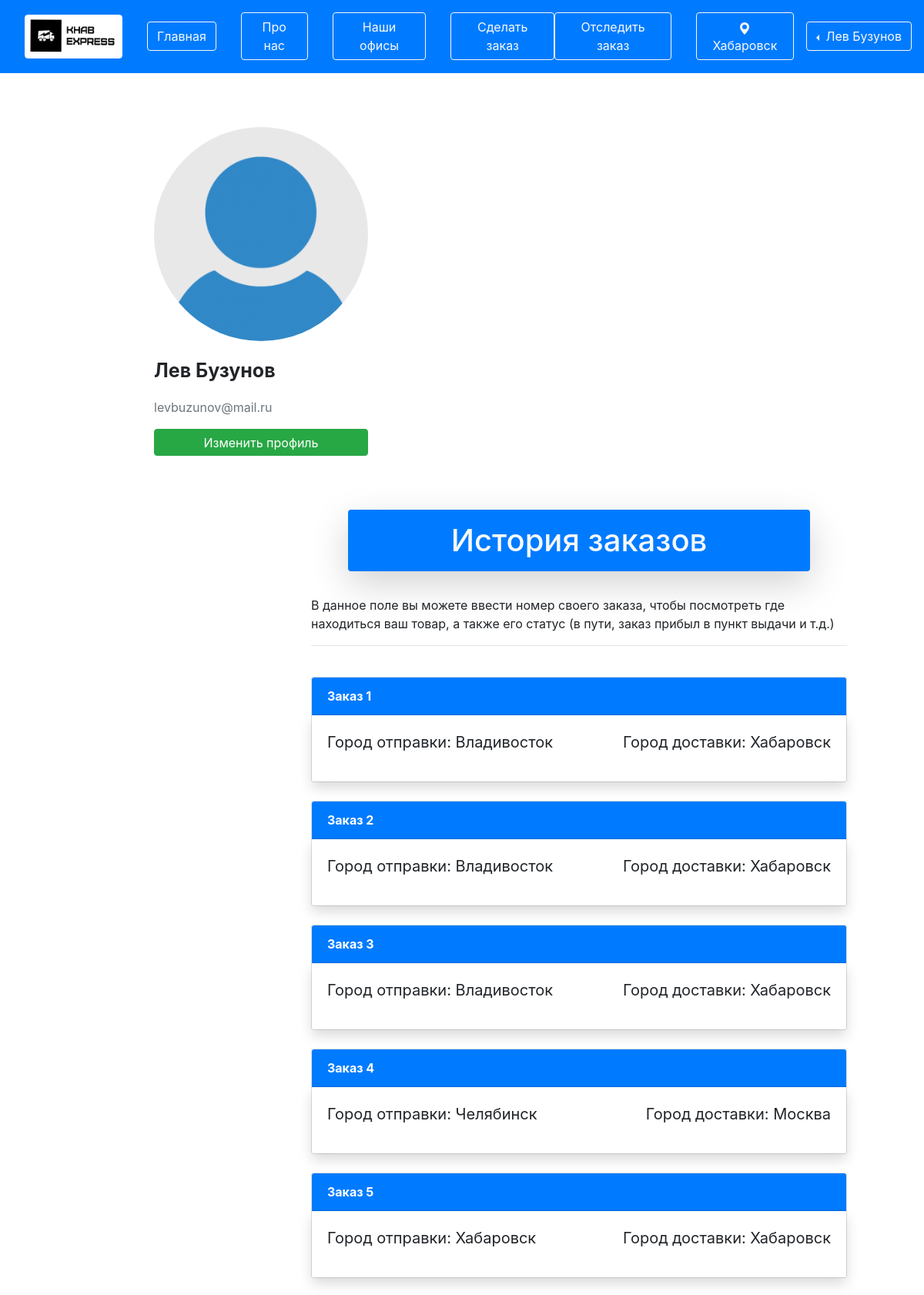
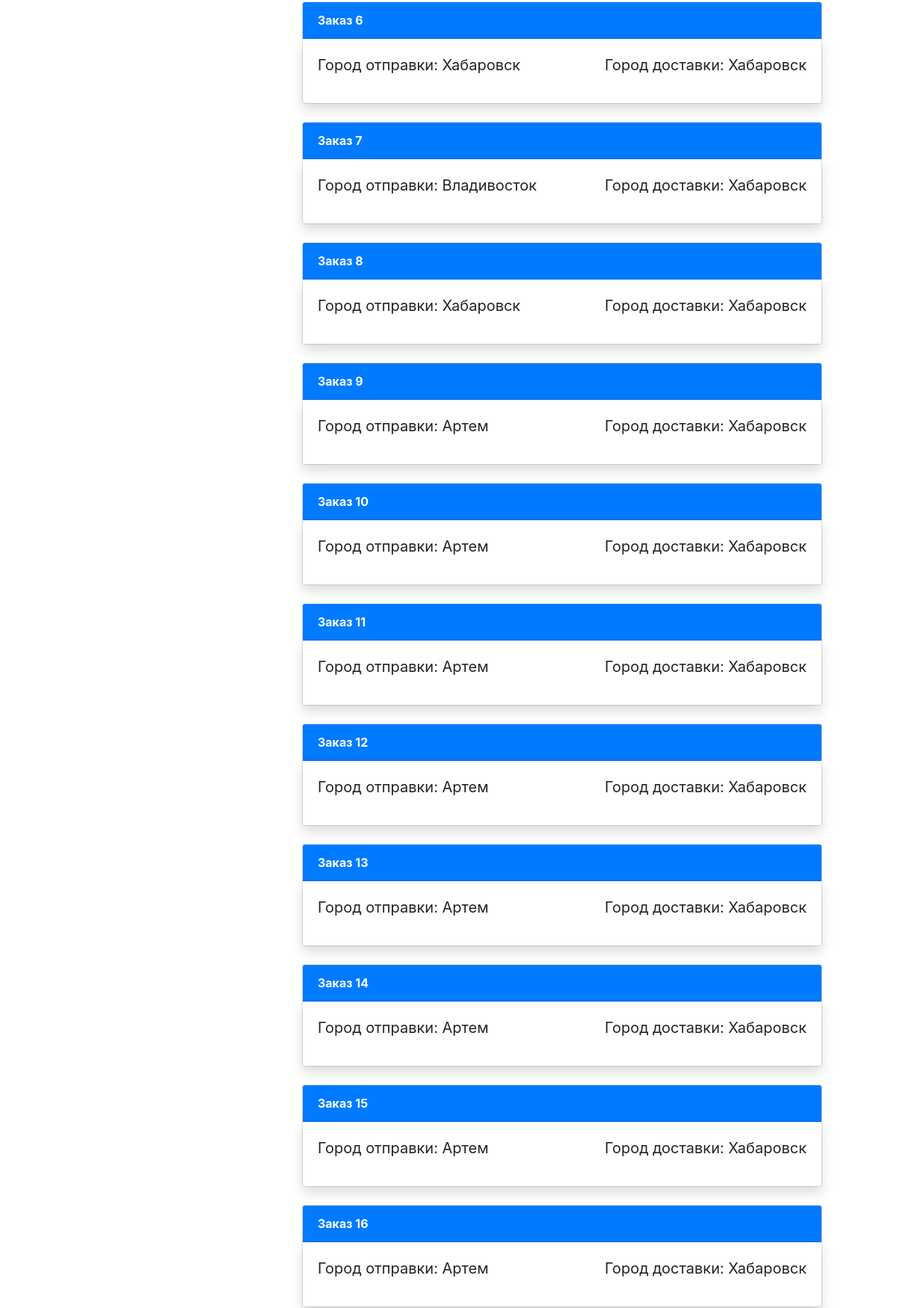
Screenshot of /profile (signed in, upper part) with the database file from the repository (2 pictures, top to bottom).
### data/users.py (models this page shows, shortened)
class User(SqlAlchemyBase, UserMixin):
    __tablename__ = 'users'
    id = sqlalchemy.Column(sqlalchemy.Integer,
                           primary_key=True, autoincrement=True)
    name = sqlalchemy.Column(sqlalchemy.String, nullable=True)
    city = sqlalchemy.Column(sqlalchemy.String, nullable=True)
    email = sqlalchemy.Column(sqlalchemy.String,
                              index=True, unique=True, nullable=True)
    hashed_password = sqlalchemy.Column(sqlalchemy.String, nullable=True)
    created_date = sqlalchemy.Column(sqlalchemy.Date,
                                     default=datetime.date.today())

class Delivery_and_Orders(SqlAlchemyBase, UserMixin):
    __tablename__ = 'delivery_and_orders'
    id = sqlalchemy.Column(sqlalchemy.Integer,
                           primary_key=True, autoincrement=True)
    username = sqlalchemy.Column(sqlalchemy.String, nullable=True)
    email = sqlalchemy.Column(sqlalchemy.String, nullable=True)
    forwarding_city = sqlalchemy.Column(sqlalchemy.String, nullable=True)
    delivery_city = sqlalchemy.Column(sqlalchemy.String, nullable=True)
    order_message = sqlalchemy.Column(sqlalchemy.String, nullable=True)
    random_order_code = sqlalchemy.Column(sqlalchemy.Integer, unique=True, nullable=True)
    created_date = sqlalchemy.Column(sqlalchemy.Date,
                                     default=datetime.date.today())

### yan_flask.py (the view)
@app.route('/profile')
@login_required
def account():
    db_session.global_init('db/user_info.sqlite')
    db_secc = db_session.create_session()
    order_id = db_secc.query(Delivery_and_Orders).all()
    return render_template('account.html', order_id=order_id)

### data/db_session.py (called while the page is built, shortened)
def global_init(db_file):
    global __factory
    if __factory:
        return

def create_session() -> Session:
    global __factory
    return __factory()

### yan_flask.py (called while the page is built)
@login_manager.user_loader
def load_user(user_id):
    db_session.global_init('db/user_info.sqlite')
    db_sess = db_session.create_session()
    return db_sess.query(User).get(user_id)

### templates/account.html (shortened to what this page needs)
<!doctype html>
<html lang="en">
<head>
	<link rel="stylesheet" href="https://stackpath.bootstrapcdn.com/bootstrap/4.2.1/css/bootstrap.min.css">
	<link rel="stylesheet" type="text/css" href="static/css/custom.css">
</head>
<body>
	<nav class="navbar navbar-expand-lg navbar-primary bg-primary border-bottom border-primary">
		<nav class="navbar navbar-white bg-primary">
			<span class="border border-light rounded">
				<a href="/"><img src="static/img/logo_1.png" alt="" width="125" height="55"></a>
			</span>
		</nav>
		<div class="collapse navbar-collapse" id="navbarSupportedContent">
			<nav class="navbar navbar-white bg-primary">
				<form class="form-inline" method="post">
					<a href="/" name="index">
						<button class="btn btn-outline-light" type="button">Главная</button>
					</a>
				</form>
			</nav>
			<nav class="navbar navbar-white bg-primary">
				<form class="form-inline">
					<a href="/about_us">
						<button class="btn btn-outline-light" type="button">Про нас</button>
					</a>
				</form>
			</nav>
			<nav class="navbar navbar-white bg-primary">
				<form class="form-inline">
					<a href="/map">
						<button class="btn btn-outline-light" type="button">Наши офисы</button>
					</a>
				</form>
			</nav>
			<nav class="navbar navbar-white bg-primary">
				<form class="form-inline">
					<div class="btn-group">
						{% if current_user.is_authenticated %}
							<div class="btn-group" role="group" aria-label="Basic example">
								<a href="/delivery"><button type="button" class="btn btn-outline-light">Сделать заказ</button></a>
								<a href="/track_delivery"><button type="button" class="btn btn-outline-light">Отследить заказ</button></a>
							</div>
						{% else %}
							<a href="/track_delivery"><button type="button" class="btn btn-outline-light"> Отследить заказ по коду </button></a>
						{% endif %}
					</div>
				</form>
			</nav>
			{% if current_user.is_authenticated %}
				<nav class="navbar navbar-white bg-primary">
					<form class="form-inline">
						<button class="btn btn-outline-light text-decoration-underline" type="button">
							<svg xmlns="http://www.w3.org/2000/svg" width="16" height="16" fill="currentColor"
							class="bi bi-geo-alt-fill" viewBox="0 0 16 16">
							  <path d="M8 16s6-5.686 6-10A6 6 0 0 0 2 6c0 4.314 6 10 6 10zm0-7a3 3 0 1 1 0-6 3 3 0 0 1 0 6z"/>
							</svg>
							{{ current_user.city }}
						</button>
					</form>
				</nav>
			{% endif %}
		</div>
		{% if current_user.is_authenticated %}
			<div class="btn-group dropleft">
			  <button type="button" class="btn btn-outline-light dropdown-toggle" data-bs-toggle="dropdown" aria-expanded="false">
				{{ current_user.name }}
			  </button>
			</div>
		   {% endif %}
	</nav>
		<div class="user_avatar">
			<img class="avatar_img" src="static/img/default_avatar.png">
			<p class="avatar_text">{{ current_user.name }}</p>
			<p class="text-secondary"> {{ current_user.email }} </p>
			<a href="/settings"><button type="button" class="btn btn-success avatar_button"> Изменить профиль </button></a>
		</div>
		<div class="profile_content">
			<h1 class="text-light text-center bg-primary rounded p-3 shadow-lg mr-5 ml-5">История заказов</h1><br>
			<p>
				В данное поле вы можете ввести номер своего заказа, чтобы посмотреть где находиться ваш товар, а также его статус (в пути, заказ прибыл в пункт выдачи и т.д.)
			</p><hr><br>
			{% for info in order_id %}
				<div class="card">
					<div class="card-header bg-primary text-white">
						<b>Заказ {{ info.id }} </b>
					</div>
					<div class="card-body shadow">
						<blockquote class="blockquote">
							<p class="float-left">Город отправки: {{ info.forwarding_city }}</p>
							<p class="float-right"> Город доставки: {{ info.delivery_city }} </p>
						</blockquote>
					</div>
				</div><br>
			{% endfor %}
			<br><hr><br>
		</div>
</body>
</html>

### static/css/custom.css (style rules this page uses)
body { background: F0F8FF; }
img.avatar_img { border-radius: 100%; height: 278px; width: 278px; margin-bottom: 20px; }
div.user_avatar { float: left; margin-left: 200px; margin-top: 70px; max-width: 400px; }
button.avatar_button { width: 278px; padding: 5px; height: 35px; }
p.avatar_text { font-size: 25px; font-weight: bold; background: #FFFFFF; }
div.profile_content { margin-right: 100px; max-width: 58%; float: right; margin-top: 70px; }

### rows the page displays
User: city "Хабаровск", name "Лев Бузунов", email "levbuzunov@mail.ru"
Delivery_and_Orders: id "1", forwarding_city "Владивосток", delivery_city "Хабаровск"
Delivery_and_Orders: id "2", forwarding_city "Владивосток", delivery_city "Хабаровск"
Delivery_and_Orders: id "3", forwarding_city "Владивосток", delivery_city "Хабаровск"
Delivery_and_Orders: id "4", forwarding_city "Челябинск", delivery_city "Москва"
Delivery_and_Orders: id "5", forwarding_city "Хабаровск", delivery_city "Хабаровск"
Delivery_and_Orders: id "6", forwarding_city "Хабаровск", delivery_city "Хабаровск"
Delivery_and_Orders: id "7", forwarding_city "Владивосток", delivery_city "Хабаровск"
Delivery_and_Orders: id "8", forwarding_city "Хабаровск", delivery_city "Хабаровск"
Delivery_and_Orders: id "9", forwarding_city "Артем", delivery_city "Хабаровск"
Delivery_and_Orders: id "10", forwarding_city "Артем", delivery_city "Хабаровск"
Delivery_and_Orders: id "11", forwarding_city "Артем", delivery_city "Хабаровск"
Delivery_and_Orders: id "12", forwarding_city "Артем", delivery_city "Хабаровск"
Delivery_and_Orders: id "13", forwarding_city "Артем", delivery_city "Хабаровск"
Delivery_and_Orders: id "14", forwarding_city "Артем", delivery_city "Хабаровск"
Delivery_and_Orders: id "15", forwarding_city "Артем", delivery_city "Хабаровск"
Delivery_and_Orders: id "16", forwarding_city "Артем", delivery_city "Хабаровск"
